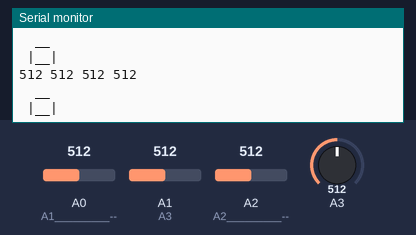
A sketch run on a simulated Arduino Uno, built with avr-gcc and run on an emulated ATmega328P. Shown: the last lines printed to the serial monitor. The test bench sets the inputs (shaded band); at power-on: A0 (A1_________--) = 512, A2 (A2_________--) = 512, A1 (A3) = 512, A3 = 512.

Above: at 1.2 s.
1.3 s: A0 (A1_________--) set to 111
At 1.61 s:
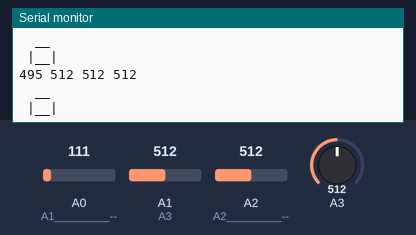
2.8 s: A0 (A1_________--) set to 92
At 3.38 s:
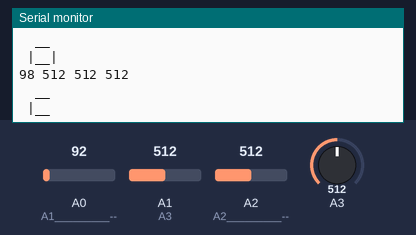
7.7 s: A2 (A2_________--) set to 105
At 7.81 s:
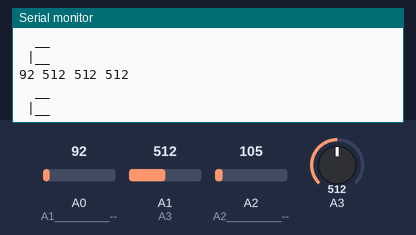
9.2 s: A2 (A2_________--) set to 96
At 10.02 s:
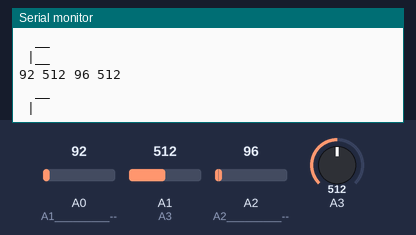
Timing chart, 0 to 12.2 s (numbered marks = the images above; inputs shaded):
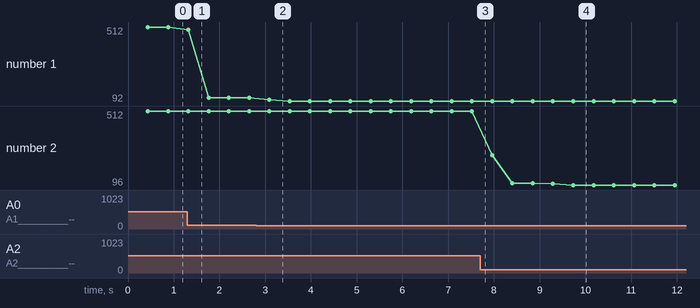

The sketch:

libra.ino
```cpp
long int a=0;
long int b=0;
long int c=0;
long int d=0;

void setup() {
  Serial.begin(9600);

  pinMode(A0,INPUT);    // A1         --
  pinMode(A1,INPUT);     // A3        |   |         A0
  pinMode(A2,INPUT);     // A2         --
  pinMode(A3,INPUT);

  pinMode( 8,INPUT);
  digitalWrite(8,LOW);
  pinMode( 9,INPUT);
  pinMode(10,INPUT);
  pinMode(11,INPUT);
  pinMode(12,INPUT);


}

void loop() {

    for(int i=0; i<=1000; i++)
    {
       a+=analogRead(A0);
       b+=analogRead(A1);
       c+=analogRead(A2);
       d+=analogRead(A3);
    }

    Serial.print(a/1000);Serial.print(" ");
    Serial.print(b/1000);Serial.print(" ");
    Serial.print(c/1000);Serial.print(" ");
    Serial.println(d/1000);

    if(b/1000>100)
    {Serial.println("  __  ");}
    else
    {Serial.println("      ");}

    if(d/1000>100)
    {Serial.print(" |");}
    else
    {Serial.print("  ");}

    if(c/1000>100)
    {Serial.print("__");}
    else
    {Serial.print("  ");}

    if(a/1000>100)
    {Serial.println("|");}
    else
    {Serial.println("  ");}


    a=0;
    b=0;
    c=0;
    d=0;

    delay(10);
}
```

Measured:
- the behaviour switches between 101 and 100 on A0 (A1_________--) (found by bisection; images 1 and 2)
- the behaviour switches between 101 and 100 on A2 (A2_________--) (found by bisection; images 3 and 4)
- after the input at 1.3 s, the serial monitor: prints a new line at once (image 1)
- after the input at 2.8 s, the serial monitor: prints a new line after 0.29 s (image 2)
- after the input at 9.2 s, the serial monitor: prints a new line after 0.09 s (image 4)
- plotted number 1: 512 → 111 after the input at 1.3 s, 111 → 92 after the input at 2.8 s
- plotted number 2: 512 → 105 after the input at 7.7 s, 105 → 96 after the input at 9.2 s
